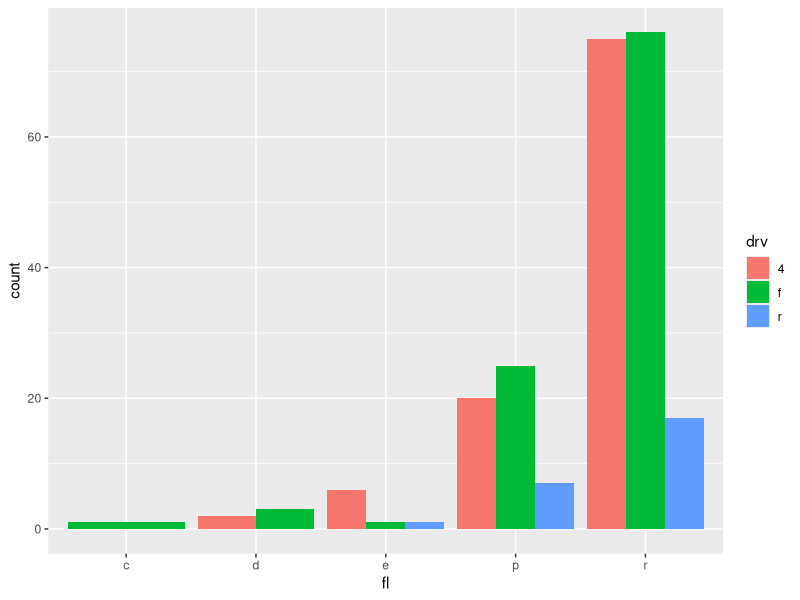
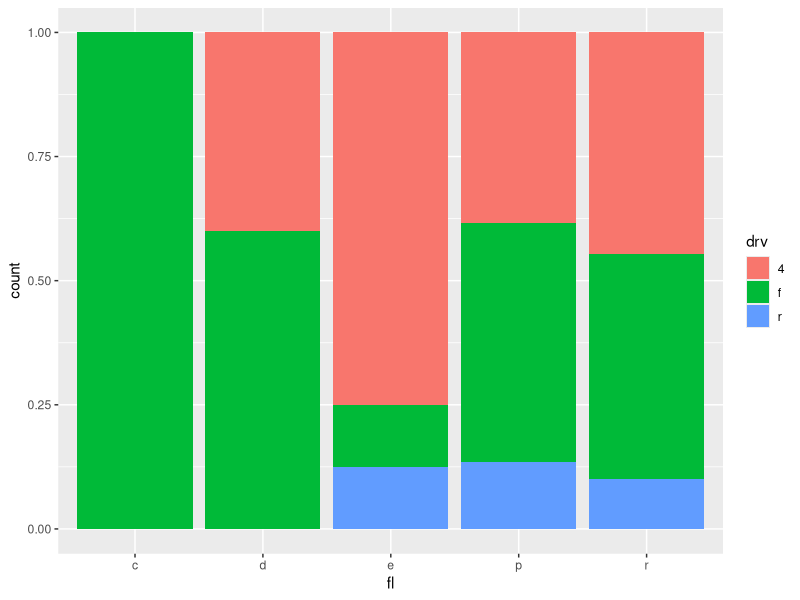

The R source for these figures, in order: (Note: this script raises an error after producing the figures.)
## ---- chunk 1
knitr::opts_chunk$set(warning = FALSE, message = FALSE)
library(ggplot2)
library(dplyr)
## ---- chunk 2
s <- ggplot(mpg, aes(fl, fill = drv))
## ---- chunk 3
s + geom_bar(position = "dodge")
## ---- chunk 4
s + geom_bar(position = "fill")
## ---- chunk 5
e + geom_point(position = "jitter")
## ---- chunk 6
s + geom_bar(position = "stack")
